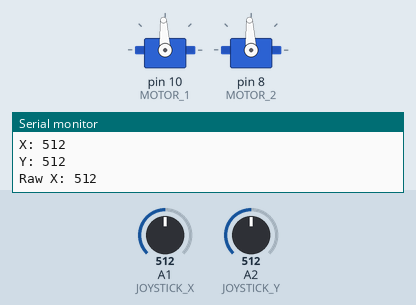
Simulated run of this sketch. Board: Arduino Uno, built with avr-gcc and run on an emulated ATmega328P. On the bench: 2 × servo, the last lines printed to the serial monitor. The test bench sets the inputs (shaded band); at power-on: A1 (JOYSTICK_X) = 512, A2 (JOYSTICK_Y) = 512.

Above: at 1.2 s.
1.3 s: A1 (JOYSTICK_X) set to 246
At 2.5 s:
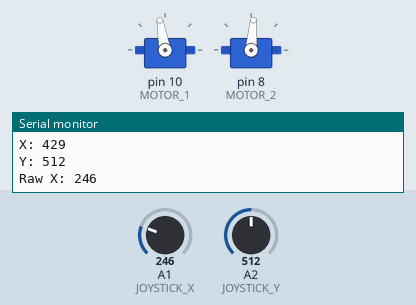
2.8 s: A2 (JOYSTICK_Y) set to 900
At 3.1 s:
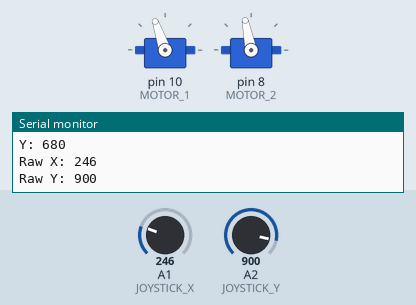
4.3 s: A1 (JOYSTICK_X) set to 900
At 4.8 s:
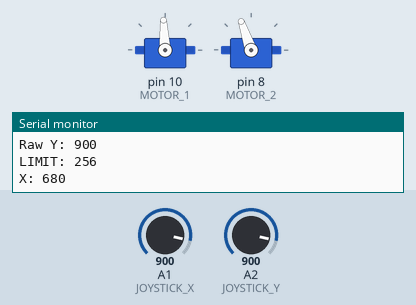
5.8 s: A2 (JOYSTICK_Y) set to 0
At 6.4 s:
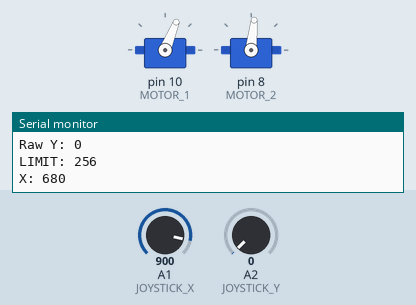
7.3 s: A2 (JOYSTICK_Y) set to 266
At 8.4 s:
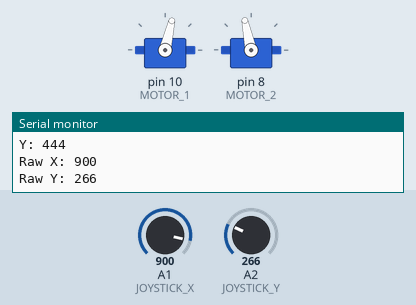
8.8 s: A1 (JOYSTICK_X) set to 122
At 10.0 s:
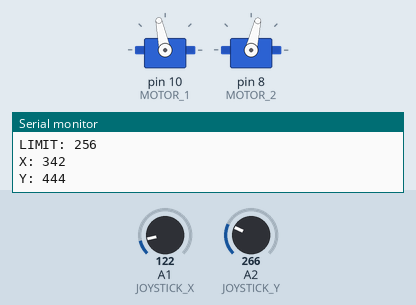
Timing chart, 0 to 11.3 s (numbered marks = the images above; inputs shaded):
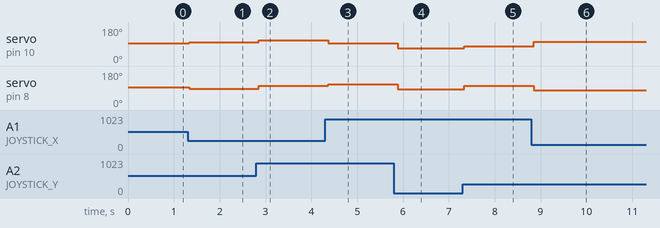

Measured:
- after the input at 1.3 s, servo on pin 10 (MOTOR_1): 93° → 100° at once; servo on pin 8 (MOTOR_2): 93° → 85° at once
- after the input at 2.8 s, servo on pin 10 (MOTOR_1): 100° → 109° after 0.05 s; servo on pin 8 (MOTOR_2): 85° → 101° after 0.05 s
- after the input at 4.3 s, servo on pin 10 (MOTOR_1): 109° → 93° after 0.07 s; servo on pin 8 (MOTOR_2): 101° → 109° after 0.07 s
- after the input at 5.8 s, servo on pin 10 (MOTOR_1): 93° → 68° after 0.08 s; servo on pin 8 (MOTOR_2): 109° → 84° after 0.08 s
- after the input at 7.3 s, servo on pin 10 (MOTOR_1): 68° → 77° at once; servo on pin 8 (MOTOR_2): 84° → 102° at once
- after the input at 8.8 s, servo on pin 10 (MOTOR_1): 77° → 102° after 0.05 s; servo on pin 8 (MOTOR_2): 102° → 77° after 0.05 s

The sketch:

GoBabyGo.ino
```cpp
/*
 * GoBabyGo Car Controller
 * Writen by FIRST Team 1939 (The Kuhnigits)
 */

#include <Servo.h>

// Mechanical Setup - Either TWO_MOTORS or SERVO_STEERING should be true, not both!
boolean TWO_MOTORS          = true;
boolean SERVO_STEERING      = false;
boolean SPEED_POTENTIOMETER = false;
boolean DISTANCE_WARNING    = false;

// Invert one or two of the motors
boolean INVERT_1 = true;
boolean INVERT_2 = false;

// Constants
int SPEED_LIMIT = 256; // Between 0-512
int DEADBAND = 150;
int RAMPING = 2;
int WARNING_DISTANCE = 14; // Distance in inches to sound piezo
int REVERSE_PULSE    = 1000; // Talon SR is 1000
int FORWARD_PULSE    = 2000; // Talon SR is 2000

// Pins
int JOYSTICK_X = 1;
int JOYSTICK_Y = 2;
int MOTOR_1    = 10;
int MOTOR_2    = 8;
int SERVO      = 5;
int SPEED_POT  = 0;
int ULTRASONIC = 6;
int PIEZO      = 9;

// Debug Over Serial - Requires a FTDI cable
boolean DEBUG = true;

// -----Don't Mess With Anything Past This Line-----

Servo motor1;
Servo motor2;
Servo servo;

void setup() {
  pinMode(JOYSTICK_X, INPUT);
  pinMode(JOYSTICK_Y, INPUT);
  motor1.attach(MOTOR_1);
  if(TWO_MOTORS) motor2.attach(MOTOR_2);
  if(SERVO_STEERING) servo.attach(SERVO);
  if(SPEED_POTENTIOMETER) pinMode(SPEED_POT, INPUT);
  if(DISTANCE_WARNING){
    pinMode(ULTRASONIC, INPUT);
    pinMode(PIEZO, OUTPUT);
  }
  if(DEBUG) Serial.begin(9600);
}

void loop() {
  //Read from the joystick
  int x = analogRead(JOYSTICK_X);
  int y = analogRead(JOYSTICK_Y);
  debug("Raw X", x);
  debug("Raw Y", y);

  //Zero values within deadband
  if(abs(512-x)<DEADBAND) x = 512;
  if(abs(512-y)<DEADBAND) y = 512;

  //Map values outside deadband to inside deadband
  if(x>512) x = map(x, 512+DEADBAND, 1023, 512, 1023);
  else if (x<512) x = map(x, 0, 512-DEADBAND, 0, 512);
  if(y>512) y = map(y, 512+DEADBAND, 1023, 512, 1023);
  else if(y<512) y = map(y, 0, 512-DEADBAND, 0, 512);

  //Establish a speed limit
  int limit = SPEED_LIMIT;
  if(SPEED_POTENTIOMETER) limit = map(analogRead(SPEED_POT), 0, 1023, 0, SPEED_LIMIT);
  debug("LIMIT", limit);

  //Map speeds to within speed limit
  x = map(x, 0, 1023, 512-limit, 512+limit);
  y = map(y, 0, 1023, 512-limit, 512+limit);
  debug("X", x);
  debug("Y", y);

  if(TWO_MOTORS){
    int moveValue = 0;
    if(y>512) moveValue = y-512;
    else moveValue = -(512-y);

    int rotateValue = 0;
    if(x>512) rotateValue = x-512;
    else rotateValue = -(512-x);

    arcadeDrive(moveValue, rotateValue);
  }

  if(SERVO_STEERING){
    drive(y, y);
    servo.writeMicroseconds(map(x, 0, 1024, 1000, 2000));
  }

  if(DISTANCE_WARNING){
    int inches = pulseIn(ULTRASONIC, HIGH)/144;
    debug("Inches", inches);
    if(inches<WARNING_DISTANCE){
      setPiezo(true);
    }else{
      setPiezo(false);
    }
  }

  delay(20); //Make loop run approximately 50hz
}

void arcadeDrive(int moveValue, int rotateValue) {
  int leftMotorSpeed = 0;
  int rightMotorSpeed = 0;
  if (moveValue > 0.0) {
      if (rotateValue > 0.0) {
        leftMotorSpeed = (moveValue - rotateValue);
        rightMotorSpeed = (max(moveValue, rotateValue));
      } else {
        leftMotorSpeed = max(moveValue, -rotateValue);
        rightMotorSpeed = moveValue + rotateValue;
      }
    } else {
      if (rotateValue > 0.0) {
        leftMotorSpeed = -max(-moveValue, rotateValue);
        rightMotorSpeed = moveValue + rotateValue;
      } else {
        leftMotorSpeed = moveValue - rotateValue;
        rightMotorSpeed = -max(-moveValue, -rotateValue);
      }
    }
    drive(map(leftMotorSpeed, -512, 512, 0, 1023), map(rightMotorSpeed, -512, 512, 0, 1023));
}

int prevLeft = 500;
int prevRight = 500;

void drive(int left, int right){
  int speed1 = map(left, 0, 1023, 0, FORWARD_PULSE-REVERSE_PULSE);
  // if(speed1>prevLeft+RAMPING) speed1=speed1+RAMPING;
  // else if(speed1<prevLeft-RAMPING) speed1=speed1-RAMPING;
  // if(INVERT_1) motor1.writeMicroseconds(FORWARD_PULSE-speed1);
  // else motor1.writeMicroseconds(REVERSE_PULSE+speed1);
  // prevLeft = speed1;
  motor1.writeMicroseconds(REVERSE_PULSE+speed1);

  int speed2 = map(right, 0, 1023, 0, FORWARD_PULSE-REVERSE_PULSE);
  // if(speed2>prevLeft+RAMPING) speed2=speed2+RAMPING;
  // else if(speed2<prevLeft-RAMPING) speed2=speed2-RAMPING;
  // if(INVERT_2) motor2.writeMicroseconds(FORWARD_PULSE-speed2);
  // else motor2.writeMicroseconds(REVERSE_PULSE+speed2);
  // prevRight = speed2;
  motor2.writeMicroseconds(REVERSE_PULSE+speed2);
}

boolean trigger = true;
int count = 0;

void setPiezo(boolean state){
  if(state){
    if(count>=4){
      trigger = !trigger;
      count = 0;
    }else{
      if(trigger) tone(PIEZO, 1300);
      else noTone(PIEZO);
    }
    count++;
  }else{
    trigger = false;
    count = 0;
    noTone(PIEZO);
  }
}

void debug(String s, int value){
  if(DEBUG){
    Serial.print(s);
    Serial.print(": ");
    Serial.println(value);
  }
}
```
